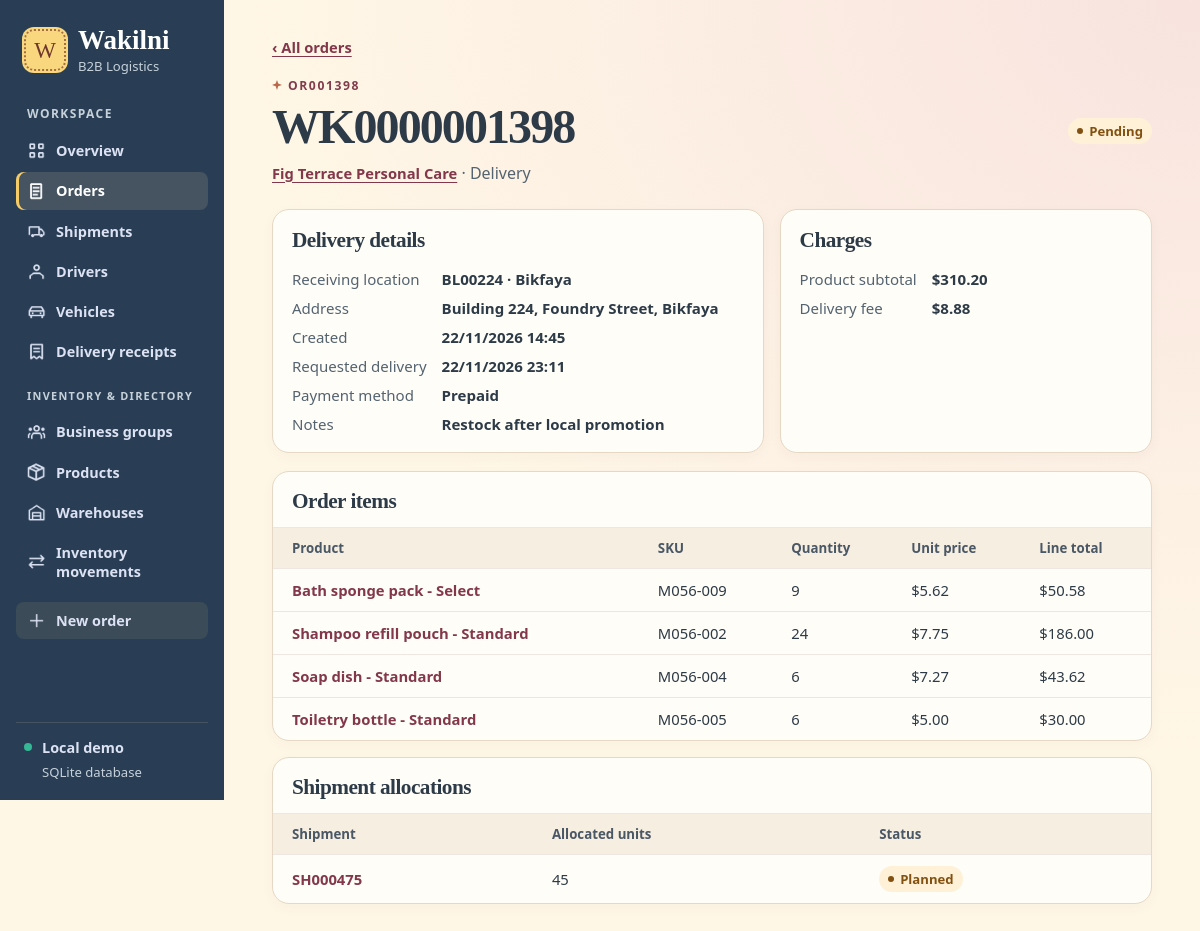
The app's page /orders/OR001398 with its own data.
### tables this page shows
CREATE TABLE "Order" (
    "orderID" TEXT NOT NULL CHECK (length(orderID) BETWEEN 1 AND 8 AND orderID GLOB 'OR[0-9][0-9][0-9][0-9][0-9][0-9]' AND length(orderID) = 8),
    "orderDescription" TEXT CHECK (length(orderDescription) BETWEEN 1 AND 255),
    "orderCreationSite" TEXT NOT NULL CHECK (orderCreationSite IN ('Website', 'Mobile App', 'Dashboard', 'API')),
    "orderTrackingNumber" TEXT NOT NULL CHECK (length(orderTrackingNumber) BETWEEN 1 AND 12 AND orderTrackingNumber GLOB 'WK[0-9][0-9][0-9][0-9][0-9][0-9][0-9][0-9][0-9][0-9]' AND length(orderTrackingNumber) = 12),
    "orderDateAndTime" TEXT NOT NULL CHECK (strftime('%d/%m/%Y %H:%M', substr(orderDateAndTime, 7, 4) || '-' || substr(orderDateAndTime, 4, 2) || '-' || substr(orderDateAndTime, 1, 2) || substr(orderDateAndTime, 11), '+0 minutes') IS orderDateAndTime),
    "requestedDeliveryDateAndTime" TEXT CHECK (strftime('%d/%m/%Y %H:%M', substr(requestedDeliveryDateAndTime, 7, 4) || '-' || substr(requestedDeliveryDateAndTime, 4, 2) || '-' || substr(requestedDeliveryDateAndTime, 1, 2) || substr(requestedDeliveryDateAndTime, 11), '+0 minutes') IS requestedDeliveryDateAndTime),
    "length" REAL CHECK (length BETWEEN 0.01 AND 9999.99 AND length = round(length, 2)) CHECK (typeof(length) IN ('integer', 'real', 'null')),
    "width" REAL CHECK (width BETWEEN 0.01 AND 9999.99 AND width = round(width, 2)) CHECK (typeof(width) IN ('integer', 'real', 'null')),
    "height" REAL CHECK (height BETWEEN 0.01 AND 9999.99 AND height = round(height, 2)) CHECK (typeof(height) IN ('integer', 'real', 'null')),
    "deliveryFee" REAL NOT NULL CHECK (deliveryFee BETWEEN 0 AND 999.99 AND deliveryFee = round(deliveryFee, 2)) CHECK (typeof(deliveryFee) IN ('integer', 'real', 'null')),
    "status" TEXT NOT NULL CHECK (status IN ('Pending', 'Picked Up', 'In Transit', 'Delivered', 'Returned', 'Cancelled')),
    "orderPaymentMethod" TEXT NOT NULL CHECK (orderPaymentMethod IN ('Cash on Delivery', 'Card', 'Prepaid')),
    "orderType" TEXT NOT NULL CHECK (orderType IN ('Delivery', 'Return', 'Exchange')),
    "businesslocationID" TEXT NOT NULL CHECK (length(businesslocationID) BETWEEN 1 AND 7 AND businesslocationID GLOB 'BL[0-9][0-9][0-9][0-9][0-9]' AND length(businesslocationID) = 7),
    PRIMARY KEY (orderID),
    FOREIGN KEY (businesslocationID) REFERENCES "Business Location" (businesslocationID),
    UNIQUE (orderTrackingNumber),
    CHECK ((substr(requestedDeliveryDateAndTime, 7, 4) || '-' || substr(requestedDeliveryDateAndTime, 4, 2) || '-' || substr(requestedDeliveryDateAndTime, 1, 2) || substr(requestedDeliveryDateAndTime, 11)) >= (substr(orderDateAndTime, 7, 4) || '-' || substr(orderDateAndTime, 4, 2) || '-' || substr(orderDateAndTime, 1, 2) || substr(orderDateAndTime, 11))),
    CHECK ((length IS NULL) = (width IS NULL) AND (width IS NULL) = (height IS NULL))
);

CREATE TABLE "Business Group" (
    "businessgroupID" TEXT NOT NULL CHECK (length(businessgroupID) BETWEEN 1 AND 6 AND businessgroupID GLOB 'BG[0-9][0-9][0-9][0-9]' AND length(businessgroupID) = 6),
    "businessgroupName" TEXT NOT NULL CHECK (length(businessgroupName) BETWEEN 1 AND 50),
    "businessgroupWebsite" TEXT CHECK (length(businessgroupWebsite) BETWEEN 1 AND 100),
    "payoutFrequency" TEXT NOT NULL CHECK (payoutFrequency IN ('Daily', 'Weekly', 'Bi-Weekly', 'Monthly')),
    "operationalStatusWithWakilni" TEXT NOT NULL CHECK (operationalStatusWithWakilni IN ('Active', 'Inactive', 'Suspended')),
    PRIMARY KEY (businessgroupID),
    UNIQUE (businessgroupWebsite)
);

CREATE TABLE "PostalCode" (
    "addressPostalCode" TEXT NOT NULL CHECK (length(addressPostalCode) BETWEEN 1 AND 9 AND addressPostalCode GLOB '[0-9][0-9][0-9][0-9] [0-9][0-9][0-9][0-9]' AND length(addressPostalCode) = 9),
    "addressCity" TEXT NOT NULL CHECK (length(addressCity) BETWEEN 1 AND 30),
    PRIMARY KEY (addressPostalCode),
    FOREIGN KEY (addressCity) REFERENCES City (addressCity)
);

CREATE TABLE "Address" (
    "addressLatitude" REAL NOT NULL CHECK (addressLatitude BETWEEN -90 AND 90 AND addressLatitude = round(addressLatitude, 6)) CHECK (typeof(addressLatitude) IN ('integer', 'real', 'null')),
    "addressLongitude" REAL NOT NULL CHECK (addressLongitude BETWEEN -180 AND 180 AND addressLongitude = round(addressLongitude, 6)) CHECK (typeof(addressLongitude) IN ('integer', 'real', 'null')),
    "addressBuilding" TEXT CHECK (length(addressBuilding) BETWEEN 1 AND 50),
    "addressStreet" TEXT NOT NULL CHECK (length(addressStreet) BETWEEN 1 AND 50),
    "addressPostalCode" TEXT CHECK (length(addressPostalCode) BETWEEN 1 AND 9 AND addressPostalCode GLOB '[0-9][0-9][0-9][0-9] [0-9][0-9][0-9][0-9]' AND length(addressPostalCode) = 9),
    PRIMARY KEY (addressLatitude, addressLongitude),
    FOREIGN KEY (addressPostalCode) REFERENCES PostalCode (addressPostalCode),
    UNIQUE (addressBuilding, addressStreet, addressPostalCode)
);

CREATE TABLE "OrderProduct" (
    "orderID" TEXT NOT NULL CHECK (length(orderID) BETWEEN 1 AND 8 AND orderID GLOB 'OR[0-9][0-9][0-9][0-9][0-9][0-9]' AND length(orderID) = 8),
    "productID" TEXT NOT NULL CHECK (length(productID) BETWEEN 1 AND 8 AND productID GLOB 'PR[0-9][0-9][0-9][0-9][0-9][0-9]' AND length(productID) = 8),
    "productQuantity" INTEGER NOT NULL CHECK (productQuantity BETWEEN 1 AND 99999) CHECK (typeof(productQuantity) IN ('integer', 'null')),
    "unitPriceAtOrder" REAL NOT NULL CHECK (unitPriceAtOrder BETWEEN 0 AND 99999.99 AND unitPriceAtOrder = round(unitPriceAtOrder, 2)) CHECK (typeof(unitPriceAtOrder) IN ('integer', 'real', 'null')),
    PRIMARY KEY (orderID, productID),
    FOREIGN KEY (orderID) REFERENCES "Order" (orderID),
    FOREIGN KEY (productID) REFERENCES "Product" (productID)
);

CREATE TABLE "Product" (
    "productID" TEXT NOT NULL CHECK (length(productID) BETWEEN 1 AND 8 AND productID GLOB 'PR[0-9][0-9][0-9][0-9][0-9][0-9]' AND length(productID) = 8),
    "productName" TEXT NOT NULL CHECK (length(productName) BETWEEN 1 AND 80),
    "productUnitPrice" REAL NOT NULL CHECK (productUnitPrice BETWEEN 0 AND 99999.99 AND productUnitPrice = round(productUnitPrice, 2)) CHECK (typeof(productUnitPrice) IN ('integer', 'real', 'null')),
    "productDescription" TEXT CHECK (length(productDescription) BETWEEN 1 AND 255),
    "unitWeight" REAL NOT NULL CHECK (unitWeight BETWEEN 0.01 AND 9999.99 AND unitWeight = round(unitWeight, 2)) CHECK (typeof(unitWeight) IN ('integer', 'real', 'null')),
    "unitVolume" REAL CHECK (unitVolume BETWEEN 0.01 AND 99999.99 AND unitVolume = round(unitVolume, 2)) CHECK (typeof(unitVolume) IN ('integer', 'real', 'null')),
    "merchantSKU" TEXT NOT NULL CHECK (length(merchantSKU) BETWEEN 1 AND 20),
    "businessgroupID" TEXT NOT NULL CHECK (length(businessgroupID) BETWEEN 1 AND 6 AND businessgroupID GLOB 'BG[0-9][0-9][0-9][0-9]' AND length(businessgroupID) = 6),
    "inventorylocationID" TEXT CHECK (length(inventorylocationID) BETWEEN 1 AND 7 AND inventorylocationID GLOB 'IL[0-9][0-9][0-9][0-9][0-9]' AND length(inventorylocationID) = 7),
    "packagingID" TEXT CHECK (length(packagingID) BETWEEN 1 AND 6 AND packagingID GLOB 'PG[0-9][0-9][0-9][0-9]' AND length(packagingID) = 6),
    PRIMARY KEY (productID),
    FOREIGN KEY (businessgroupID) REFERENCES "Business Group" (businessgroupID),
    FOREIGN KEY (inventorylocationID) REFERENCES "Inventory Location" (inventorylocationID),
    FOREIGN KEY (packagingID) REFERENCES "Packaging" (packagingID),
    UNIQUE (businessgroupID, merchantSKU)
);

CREATE TABLE "ShipmentOrder" (
    "shipmentID" TEXT NOT NULL CHECK (length(shipmentID) BETWEEN 1 AND 8 AND shipmentID GLOB 'SH[0-9][0-9][0-9][0-9][0-9][0-9]' AND length(shipmentID) = 8),
    "orderID" TEXT NOT NULL CHECK (length(orderID) BETWEEN 1 AND 8 AND orderID GLOB 'OR[0-9][0-9][0-9][0-9][0-9][0-9]' AND length(orderID) = 8),
    "quantityAllocatedPerProduct" INTEGER NOT NULL CHECK (quantityAllocatedPerProduct BETWEEN 1 AND 99999) CHECK (typeof(quantityAllocatedPerProduct) IN ('integer', 'null')),
    PRIMARY KEY (shipmentID, orderID),
    FOREIGN KEY (shipmentID) REFERENCES "Shipment" (shipmentID),
    FOREIGN KEY (orderID) REFERENCES "Order" (orderID)
);

CREATE TABLE "Shipment" (
    "shipmentID" TEXT NOT NULL CHECK (length(shipmentID) BETWEEN 1 AND 8 AND shipmentID GLOB 'SH[0-9][0-9][0-9][0-9][0-9][0-9]' AND length(shipmentID) = 8),
    "plannedDispatchDateAndTime" TEXT NOT NULL CHECK (strftime('%d/%m/%Y %H:%M', substr(plannedDispatchDateAndTime, 7, 4) || '-' || substr(plannedDispatchDateAndTime, 4, 2) || '-' || substr(plannedDispatchDateAndTime, 1, 2) || substr(plannedDispatchDateAndTime, 11), '+0 minutes') IS plannedDispatchDateAndTime),
    "actualDispatchDateAndTime" TEXT CHECK (strftime('%d/%m/%Y %H:%M', substr(actualDispatchDateAndTime, 7, 4) || '-' || substr(actualDispatchDateAndTime, 4, 2) || '-' || substr(actualDispatchDateAndTime, 1, 2) || substr(actualDispatchDateAndTime, 11), '+0 minutes') IS actualDispatchDateAndTime),
    "actualArrivalTime" TEXT CHECK (strftime('%H:%M', actualArrivalTime, '+0 minutes') IS actualArrivalTime),
    "shipmentMethod" TEXT NOT NULL CHECK (shipmentMethod IN ('Standard', 'Express', 'Same-Day', 'Scheduled')),
    "shipmentStatus" TEXT NOT NULL CHECK (shipmentStatus IN ('Planned', 'Dispatched', 'In Transit', 'Completed', 'Cancelled')),
    "driverID" TEXT NOT NULL CHECK (length(driverID) BETWEEN 1 AND 6 AND driverID GLOB 'DR[0-9][0-9][0-9][0-9]' AND length(driverID) = 6),
    "vehicleID" TEXT NOT NULL CHECK (length(vehicleID) BETWEEN 1 AND 6 AND vehicleID GLOB 'VH[0-9][0-9][0-9][0-9]' AND length(vehicleID) = 6),
    PRIMARY KEY (shipmentID),
    FOREIGN KEY (driverID) REFERENCES "Driver" (driverID),
    FOREIGN KEY (vehicleID) REFERENCES "Vehicle" (vehicleID),
    UNIQUE (vehicleID),
    CHECK ((actualDispatchDateAndTime IS NOT NULL) = (shipmentStatus IN ('Dispatched','In Transit','Completed'))),
    CHECK ((actualArrivalTime IS NOT NULL) = (shipmentStatus = 'Completed'))
);

### app.py (the view)
@app.get("/orders/<order_id>")
def order_detail(order_id):
    order = db().execute(f"SELECT {ORDERS_FIELDS} {ORDERS_FROM} WHERE o.orderID = ?", (order_id,)).fetchone()
    if order is None:
        abort(404)
    items = db().execute(
        """SELECT p.productID, p.productName, p.merchantSKU, op.productQuantity, op.unitPriceAtOrder
           FROM OrderProduct op JOIN Product p USING (productID) WHERE op.orderID = ?
           ORDER BY p.productName, p.productID""", (order_id,)
    ).fetchall()
    allocations = db().execute(
        """SELECT so.shipmentID, so.quantityAllocatedPerProduct, s.shipmentStatus
           FROM ShipmentOrder so JOIN Shipment s USING (shipmentID)
           WHERE so.orderID = ? ORDER BY so.shipmentID""", (order_id,)
    ).fetchall()
    receipt = db().execute('SELECT * FROM "Delivery Receipt" WHERE orderID = ?', (order_id,)).fetchone()
    subtotal = sum(item["productQuantity"] * item["unitPriceAtOrder"] for item in items)
    return render_template("order.html", order=order, items=items, allocations=allocations,
                           receipt=receipt, subtotal=subtotal, can_assign=can_assign_order(order, allocations))

### templates/order.html (shortened to what this page needs)
{% extends "base.html" %}
{% from "components.html" import badge %}
{% block content %}
<a class="back" href="{{ url_for('orders') }}">‹ All orders</a>
<header class="page-head">
  <div><p class="eyebrow">{{ order.orderID }}</p><h1>{{ order.orderTrackingNumber }}</h1><p class="subtitle"><a class="text-link" href="{{ url_for('business_group_detail', group_id=order.businessgroupID) }}">{{ order.businessgroupName }}</a> · {{ order.orderType }}</p></div>
  {{ badge(order.status) }}
</header>
<div class="details-grid">
  <section class="panel detail"><h2>Delivery details</h2>
    <dl><dt>Receiving location</dt><dd>{{ order.businesslocationID }}{% if order.addressCity %} · {{ order.addressCity }}{% endif %}</dd>
        <dt>Address</dt><dd>{{ [order.addressBuilding, order.addressStreet, order.addressCity]|select|join(', ') or '—' }}</dd>
        <dt>Created</dt><dd>{{ order.orderDateAndTime }}</dd>
        <dt>Requested delivery</dt><dd>{{ order.requestedDeliveryDateAndTime or '—' }}</dd>
        <dt>Payment method</dt><dd>{{ order.orderPaymentMethod }}</dd>
        {% if order.orderDescription %}<dt>Notes</dt><dd>{{ order.orderDescription }}</dd>{% endif %}
    </dl>
  </section>
  <section class="panel detail"><h2>Charges</h2>
    <dl><dt>Product subtotal</dt><dd>{{ subtotal|money }}</dd><dt>Delivery fee</dt><dd>{{ order.deliveryFee|money }}</dd>
    </dl>
  </section>
</div>
<section class="panel">
  <div class="panel-head"><h2>Order items</h2></div>
  <div class="table-wrap"><table><thead><tr><th>Product</th><th>SKU</th><th>Quantity</th><th>Unit price</th><th>Line total</th></tr></thead><tbody>
  {% for item in items %}<tr><td><a class="record wrap" href="{{ url_for('product_detail', product_id=item.productID) }}">{{ item.productName }}</a></td><td>{{ item.merchantSKU }}</td><td>{{ item.productQuantity }}</td>
    <td>{{ item.unitPriceAtOrder|money }}</td><td>{{ (item.productQuantity * item.unitPriceAtOrder)|money }}</td></tr>{% endfor %}
  </tbody></table></div>
</section>
<section class="panel">
  <div class="panel-head split"><h2>Shipment allocations</h2>
  </div>
  {% if allocations %}
  <div class="table-wrap"><table><thead><tr><th>Shipment</th><th>Allocated units</th><th>Status</th></tr></thead><tbody>
  {% for row in allocations %}<tr><td><a class="record" href="{{ url_for('shipment_detail', shipment_id=row.shipmentID) }}">{{ row.shipmentID }}</a></td>
    <td>{{ row.quantityAllocatedPerProduct }}</td><td>{{ badge(row.shipmentStatus) }}</td></tr>{% endfor %}
  </tbody></table></div>
  {% else %}<p class="empty">No shipments are allocated to this order.</p>{% endif %}
</section>
{% endblock %}

### templates/components.html (shortened to what this page needs)
{% macro badge(value) %}<span class="badge state-{{ value|lower|replace(' ', '-') }}">{{ value }}</span>{% endmacro %}

### records on screen
Order: orderID "OR001398", orderTrackingNumber "WK0000001398", orderType "Delivery", status "Pending", businesslocationID "BL00224", orderDateAndTime "22/11/2026 14:45", requestedDeliveryDateAndTime "22/11/2026 23:11", orderPaymentMethod "Prepaid", orderDescription "Restock after local promotion", deliveryFee "$8.88"
Business Group: businessgroupName "Fig Terrace Personal Care"
PostalCode: addressCity "Bikfaya"
Address: addressBuilding+addressStreet "Building 224, Foundry Street, Bikfaya"
OrderProduct: productName "Bath sponge pack - Select", merchantSKU "M056-009", productQuantity "9", unitPriceAtOrder "$5.62", (item.productQuantity*item.unitPriceAtOrder)|money "$50.58"
OrderProduct: productName "Shampoo refill pouch - Standard", merchantSKU "M056-002", productQuantity "24", unitPriceAtOrder "$7.75", (item.productQuantity*item.unitPriceAtOrder)|money "$186.00"
OrderProduct: productName "Soap dish - Standard", merchantSKU "M056-004", productQuantity "6", unitPriceAtOrder "$7.27", (item.productQuantity*item.unitPriceAtOrder)|money "$43.62"
OrderProduct: productName "Toiletry bottle - Standard", merchantSKU "M056-005", productQuantity "6", unitPriceAtOrder "$5.00", (item.productQuantity*item.unitPriceAtOrder)|money "$30.00"
ShipmentOrder: shipmentID "SH000475", quantityAllocatedPerProduct "45"
Shipment: shipmentStatus "Planned"

### other values on screen
{{ 'Online class demo' if config.RENDER_HOSTED else 'Local demo' }} "Local demo"
{{ subtotal|money }} "$310.20"
